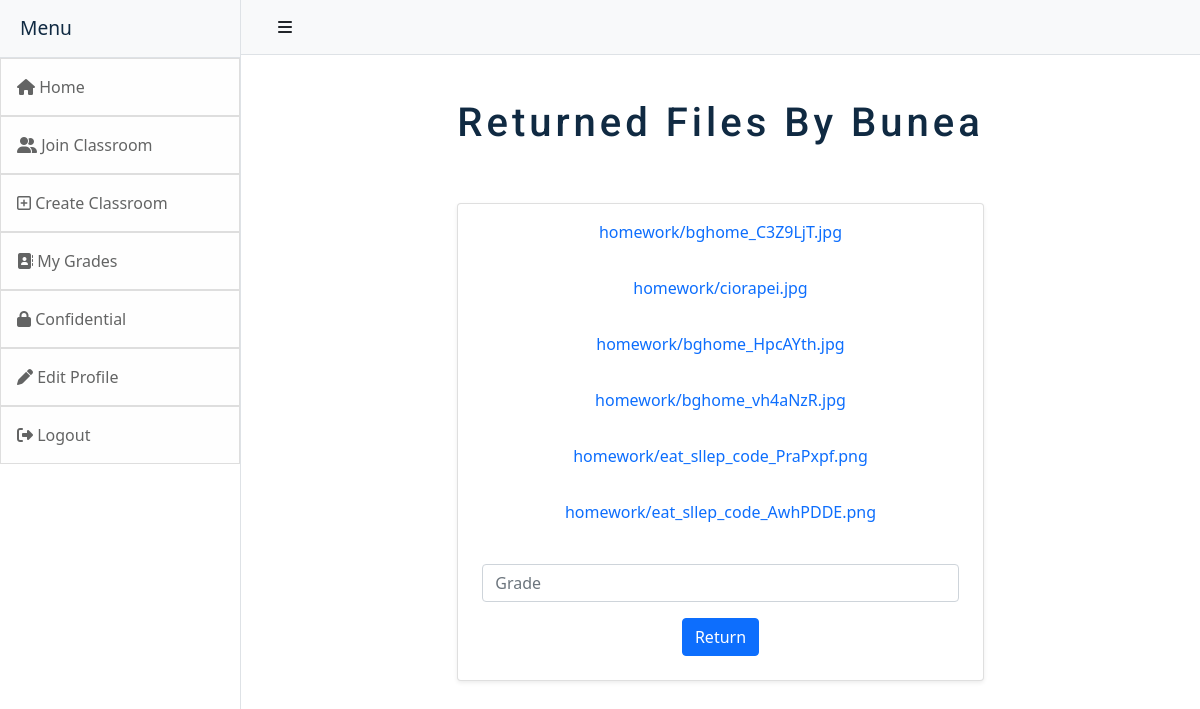
The app's page /returned_details/25/Bunea (signed in) with its own data.
### classroom/models.py (models this page shows)
class UploadFiles(models.Model):
    file = models.FileField(blank = True,upload_to = 'homework')
    author = models.ForeignKey(User, null=True, blank=True,on_delete=models.CASCADE,)
    task_number = models.IntegerField(blank = True, null=True)
    room_code = models.CharField(max_length=200,blank=True,null=True)

### classroom/views.py (the view)
# urls.py: path('returned_details/<int:pk>/<string>',views.returned_details,name='returned_details'),
@login_required(login_url='login')
def returned_details(request,pk,string):
    files = UploadFiles.objects.filter(task_number=pk,author__username=string)# detalii despre fiecare tema a fiecarui elev
    for i in files:
        code = i.room_code
        task = i.task_number
    submit = request.GET.get('submit')
    if(submit):
        room = Room.objects.get(code = code)
        mark = request.GET.get('mark')
        user = User.objects.get(username = string)
        Mark.objects.create(user=user,classroom_code=code,classroom_name=room.name,mark=mark,task_number=task)
        return redirect('home_page')
    return render(request,'returned_details.html',{'files':files, 'username':string})

### classroom/templates/returned_details.html (shortened to what this page needs)
<!DOCTYPE html>
{% extends 'base.html' %}
{% block content %}
<html>
    <head>
        {% load static %}
        <link rel="stylesheet" type="text/css" href="{% static 'css/index.css' %}">
    </head>
    <body>
        <br><br>
        <div class="container d-flex justify-content-center">
            <form "method=POST" enctype='multipart/form-data'>
                {% if files %}
                    <h2 class="pb-5" style="text-align:center">Returned files by {{username}}</h2>
                    <div class="card shadow-sm bg-body rounded mb-5" style="max-width: 35rem;">
                        {% for file in files%}
                            {% if file.file %}
                                <div class="card-body text-info" style='text-align:center;text-decoration:none;'>
                                    <a href='{{file.file.url}}' download class="card-title">{{file.file}}</a>
                                </div>
                            {% else %}
                                <h3 class="d-flex justify-content-center">There are no files returned</h3>
                            {% endif %}
                        {% endfor %}
                        <div class="container mb-4 mt-4">
                            <input type='number' name="mark" id="mark" class='form-control mb-3' placeholder="Grade">
                            <div class="d-flex justify-content-center">
                                <input name='submit' id='submit' type='submit' class='btn btn-primary' value="Return">
                            </div>
                        </div>
                    </div>
                {% else %}
                    <h3 class="d-flex justify-content-center">There are no files returned by this user</h3>
                {% endif %}
            </form>
        </div>
    </body>
</html><br>
{% endblock %}

### classroom/static/css/index.css (style rules this page uses)
:root { --clr-primary-1: hsl(205, 86%, 17%); --clr-primary-2: hsl(205, 77%, 27%); --clr-primary-3: hsl(205, 72%, 37%); --clr-primary-4: hsl(205, 63%, 48%); --clr-primary-5: #49a6e9; --clr-primary-6: hsl(205, 89%, 70%); --clr-primary-7: hsl(205, 90%, 76%); --clr-primary-8: hsl(205, 86%, 81%); --clr-primary-9: hsl(205, 90%, 88%); --clr-primary-10: hsl(205, 100%, 96%); --clr-grey-1: hsl(209, 61%, 16%); --clr-grey-2: hsl(211, 39%, 23%); --clr-grey-3: hsl(209, 34%, 30%); --clr-grey-4: hsl(209, 28%, 39%); --clr-grey-5: hsl(210, 22%, 49%); --clr-grey-6: hsl(209, 23%, 60%); --clr-grey-7: hsl(211, 27%, 70%); --clr-grey-8: hsl(210, 31%, 80%); --clr-grey-9: hsl(212, 33%, 89%); --clr-grey-10: hsl(210, 36%, 96%); --clr-white: #fff; --clr-red-dark: hsl(360, 67%, 44%); --clr-red-light: hsl(360, 71%, 66%); --clr-green-dark: hsl(125, 67%, 44%); --clr-green-light: hsl(125, 71%, 66%); --clr-black: #222; --ff-primary: "Roboto", sans-serif; --ff-secondary: "Open Sans", sans-serif; --transition: all 0.3s linear; --spacing: 0.25rem; --radius: 0.5rem; --light-shadow: 0 5px 15px rgba(0, 0, 0, 0.1); --dark-shadow: 0 5px 15px rgba(0, 0, 0, 0.2); --max-width: 1170px; --fixed-width: 620px; }
body { color: var(--clr-grey-1); line-height: 1.5; font-size: 0.875rem; }
a { text-decoration: none; }
h1, h2, h3, h4 { letter-spacing: var(--spacing); text-transform: capitalize; line-height: 1.25; margin-bottom: 0.75rem; font-family: var(--ff-primary); }
h2 { font-size: 2rem; }
@media screen and (min-width: 800px) { h2 { font-size: 2.5rem; } }
@media screen and (min-width: 800px) { body { font-size: 1rem; } }
@media screen and (min-width: 800px) { h1, h2, h3, h4 { line-height: 1; } }

### records on screen
UploadFiles: file "homework/bghome_C3Z9LjT.jpg"
UploadFiles: file "homework/ciorapei.jpg"
UploadFiles: file "homework/bghome_HpcAYth.jpg"
UploadFiles: file "homework/bghome_vh4aNzR.jpg"
UploadFiles: file "homework/eat_sllep_code_PraPxpf.png"
UploadFiles: file "homework/eat_sllep_code_AwhPDDE.png"

### other values on screen
{{ username }} "Bunea"
